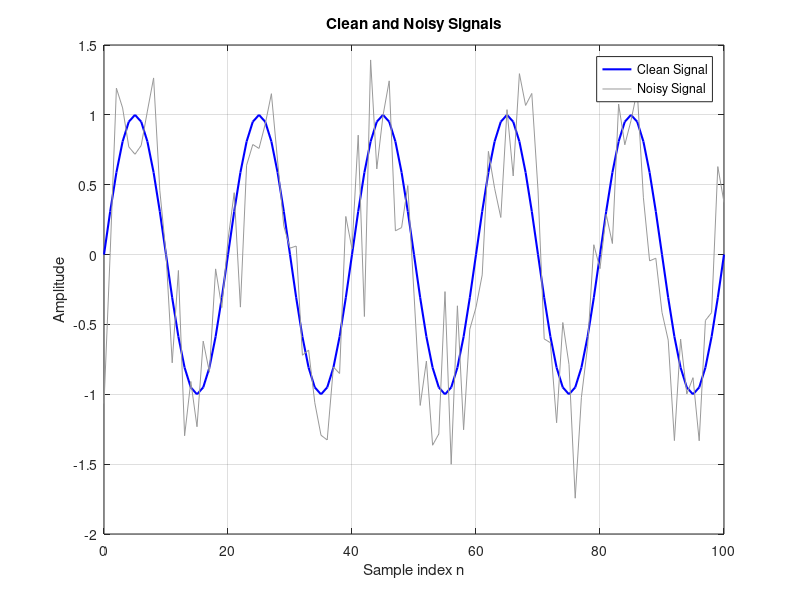

The MATLAB script that drew this image:
clear;
close all;
clc;

% Use the same random noise each time
rng(1);

%% Create a clean discrete-time signal

n = 0:100;
clean = sin(0.1*pi*n);

%% Add noise

noise = 0.4*randn(size(n));
measured = clean + noise;

%% Display the clean and noisy signals

figure;

plot(n,clean,'b','LineWidth',1.5);
hold on;
plot(n,measured,'Color',[0.6 0.6 0.6]);

grid on;
xlabel('Sample index n');
ylabel('Amplitude');
title('Clean and Noisy Signals');
legend('Clean Signal','Noisy Signal');
